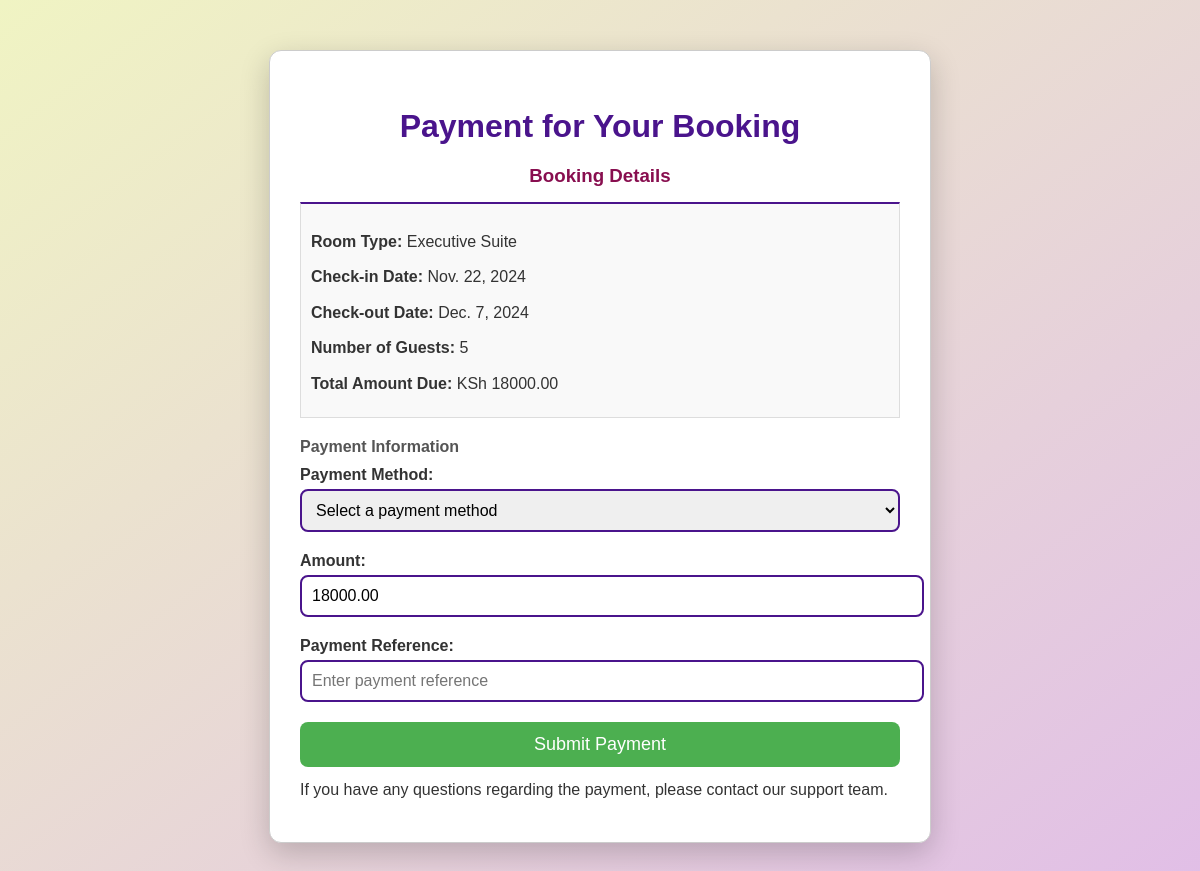
/payment/41/, run on the app's committed database.
### core/models.py (models this page shows, shortened)
class Booking(models.Model):
    room = models.ForeignKey(Room, on_delete=models.CASCADE)
    user = models.ForeignKey(User, on_delete=models.CASCADE)
    check_in_date = models.DateField()
    check_out_date = models.DateField()
    number_of_guests = models.PositiveIntegerField()
    total_price = models.DecimalField(max_digits=10, decimal_places=2, default=0.00)
    created_at = models.DateTimeField(default=timezone.now)

class Room(models.Model):
    ROOM_TYPES = [
        ('deluxe', 'Deluxe Room'),
        ('executive', 'Executive Suite'),
        ('standard', 'Standard Room'),
    ]
    room_type = models.CharField(max_length=50, choices=ROOM_TYPES)
    description = models.TextField()
    price_per_night = models.DecimalField(max_digits=10, decimal_places=2)
    image = models.ImageField(upload_to='room_images/')
    capacity = models.PositiveIntegerField(help_text="Maximum number of guests")
    available = models.BooleanField(default=True)
    is_booked = models.BooleanField(default=False)
    amenities = models.ManyToManyField(Amenity, blank=True)

### core/views.py (the view, shortened to what this page needs)
# urls.py: path('payment/<int:booking_id>/', process_payment, name='process_payment'),
def process_payment(request, booking_id):
    booking = get_object_or_404(Booking, id=booking_id)
    return render(request, 'payment.html', {'booking': booking})

### core/templates/payment.html (shortened to what this page needs)
{% load static %}
<!DOCTYPE html>
<html lang="en">
<head>
    <link rel="stylesheet" href="{% static 'css/payment.css' %}">
</head>
<body>
    <div class="container">
        <h2>Payment for Your Booking</h2>
        <h3>Booking Details</h3>
        <div class="booking-details">
            <p><strong>Room Type:</strong> {{ booking.room.get_room_type_display }}</p>
            <p><strong>Check-in Date:</strong> {{ booking.check_in_date }}</p>
            <p><strong>Check-out Date:</strong> {{ booking.check_out_date }}</p>
            <p><strong>Number of Guests:</strong> {{ booking.number_of_guests }}</p>
            <p><strong>Total Amount Due:</strong> KSh {{ booking.total_price }}</p>
        </div>
        <h4>Payment Information</h4>
        <form method="post">
            <div class="form-group">
                <label for="payment_method">Payment Method:</label>
                <select id="payment_method" name="payment_method" required>
                    <option value="" disabled selected>Select a payment method</option>
                </select>
            </div>
            <div class="form-group">
                <label for="amount">Amount:</label>
                <input type="number" id="amount" name="amount" value="{{ booking.total_price }}" readonly>
            </div>
            <div class="form-group">
                <label for="payment_reference">Payment Reference:</label>
                <input type="text" id="payment_reference" name="payment_reference" placeholder="Enter payment reference" required>
            </div>
            <button type="submit">Submit Payment</button>
        </form>
        <p>If you have any questions regarding the payment, please contact our support team.</p>
    </div>
</body>
</html>

### core/static/css/payment.css (style rules this page uses)
.container { max-width: 600px; margin: 20px auto; padding: 20px; border: 1px solid #ccc; border-radius: 5px; box-shadow: 0 2px 10px rgba(0, 0, 0, 0.1); }
h2, h3, h4 { color: #333; }
.booking-details { margin-bottom: 20px; padding: 10px; background-color: #f9f9f9; border: 1px solid #ddd; }
.form-group { margin-bottom: 15px; }
label { display: block; margin-bottom: 5px; }
input[type="text"], input[type="number"], select { width: 100%; padding: 8px; border: 1px solid #ccc; border-radius: 4px; }
button { padding: 10px 15px; background-color: #007bff; color: white; border: none; border-radius: 4px; cursor: pointer; }

### core/templates/payment.html (style rules this page uses)
body { font-family: 'Arial', sans-serif; margin: 0; padding: 0; background: linear-gradient(to bottom right, #f0f4c3, #e1bee7); color: #333; }
.container { max-width: 600px; margin: 50px auto; padding: 30px; background-color: #ffffff; border-radius: 12px; box-shadow: 0 10px 30px rgba(0, 0, 0, 0.2); transition: transform 0.3s ease; }
h2 { color: #4a148c; font-size: 32px; margin-bottom: 10px; text-align: center; }
h3 { color: #880e4f; margin-top: 20px; margin-bottom: 15px; text-align: center; }
h4 { color: #555; margin-top: 15px; margin-bottom: 10px; }
.booking-details { border-top: 2px solid #4a148c; padding-top: 15px; margin-top: 15px; text-align: left; }
p { margin: 10px 0; line-height: 1.6; }
.form-group { margin-bottom: 20px; }
label { display: block; font-weight: bold; margin-bottom: 5px; }
input[type="number"], input[type="text"], select { width: 100%; padding: 10px; border: 2px solid #4a148c; border-radius: 8px; font-size: 16px; transition: border-color 0.3s; }
button { background-color: #4caf50; color: white; padding: 12px; border: none; border-radius: 8px; cursor: pointer; font-size: 18px; width: 100%; transition: background-color 0.3s; }

### data on the page
Booking: room.room_type "Executive Suite", check_in_date "Nov. 22, 2024", check_out_date "Dec. 7, 2024", number_of_guests "5", total_price "18000.00", amount "18000.00"
